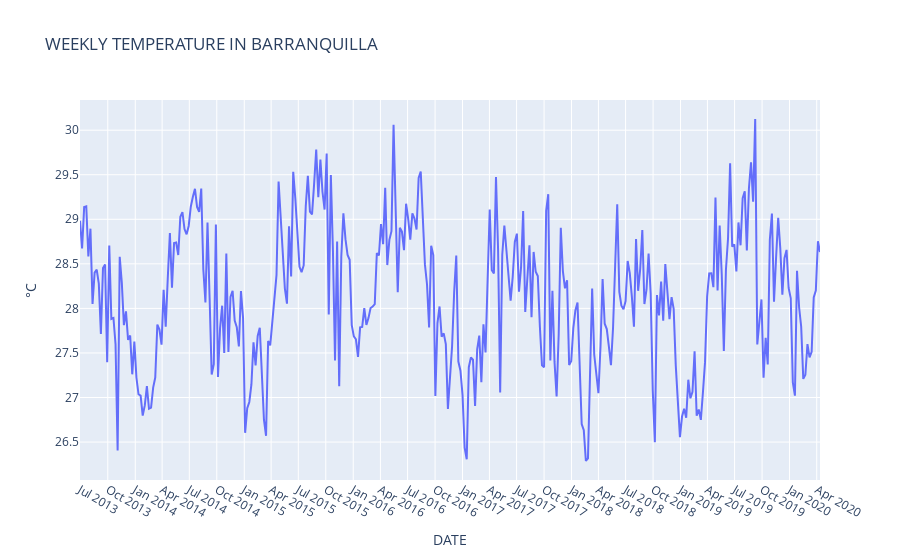

The notebook cell saved with this chart:
### Code cell
fig = go.Figure()
plot_temp = go.Scatter(x=df_weekly.index,
            y=df_weekly["TEMPERATURE_MEAN"], name ="CC", mode = "lines")
fig.add_trace(plot_temp)
layout = go.Layout(title="WEEKLY "+"TEMPERATURE"+" IN "+municipality_name,
                xaxis=dict(title='DATE'),
                yaxis=dict(title='°C'))
fig.update_layout(layout)
fig.update_yaxes(nticks=20)
fig.update_xaxes(nticks=40)
fig.show()

### Figure 1 — Plotly figure (JSON) as saved in the notebook; plotly's stock layout.template omitted (floating-point values rounded to 4 significant figures; data arrays with more than 128 entries replaced by an {"elided": "..."} marker saying what was removed)
{"data": [{"mode": "lines", "name": "CC", "type": "scatter", "x": {"elided": "355 str values"}, "y": {"elided": "355 float values"}}], "layout": {"title": {"text": "WEEKLY TEMPERATURE IN BARRANQUILLA"}, "xaxis": {"nticks": 40, "title": {"text": "DATE"}}, "yaxis": {"nticks": 20, "title": {"text": "°C"}}}}
